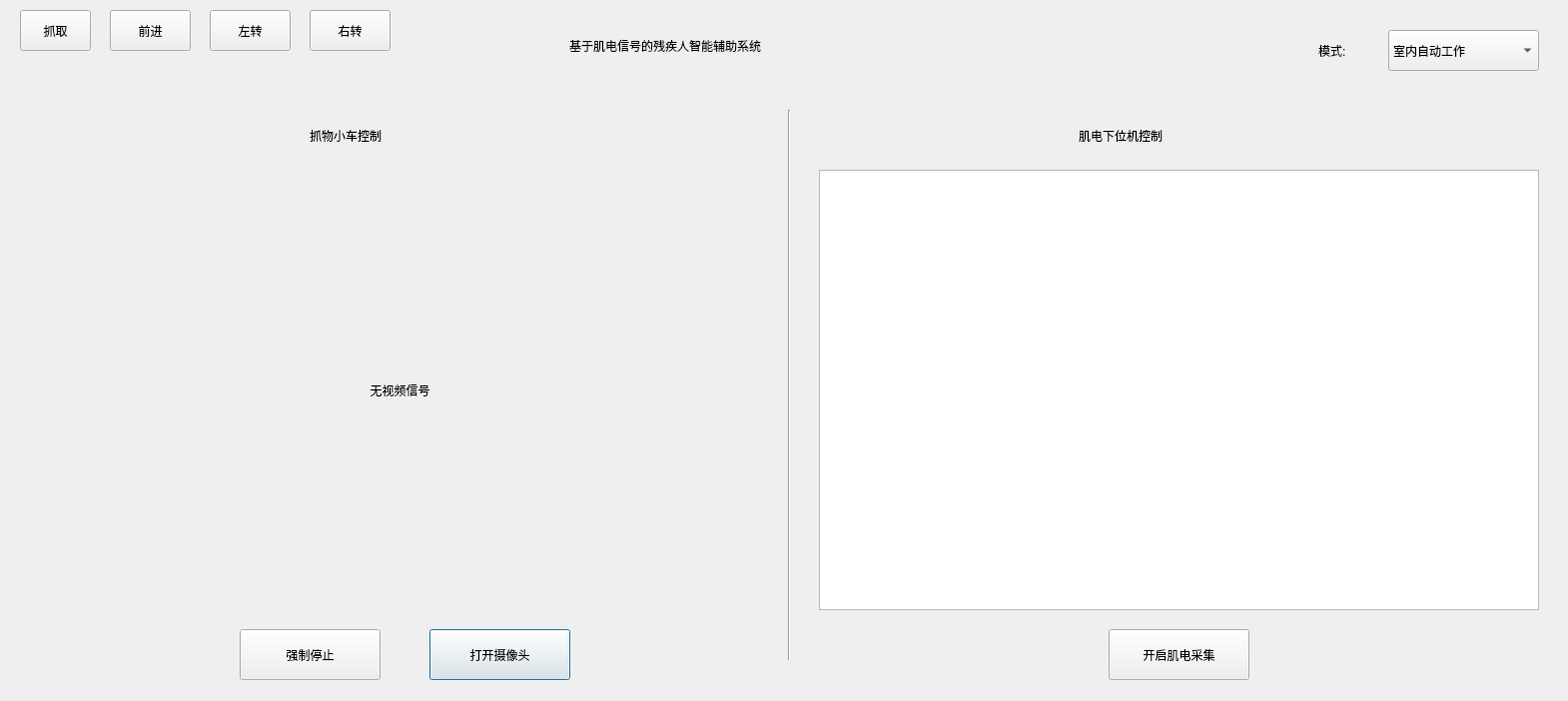
<?xml version="1.0" encoding="UTF-8"?>
<ui version="4.0">
 <class>main</class>
 <widget class="QDialog" name="main">
  <property name="geometry">
   <rect>
    <x>0</x>
    <y>0</y>
    <width>1570</width>
    <height>702</height>
   </rect>
  </property>
  <property name="windowTitle">
   <string>Dialog</string>
  </property>
  <widget class="QLabel" name="video">
   <property name="geometry">
    <rect>
     <x>40</x>
     <y>170</y>
     <width>721</width>
     <height>441</height>
    </rect>
   </property>
   <property name="styleSheet">
    <string notr="true">font: 14pt &quot;黑体&quot;;</string>
   </property>
   <property name="text">
    <string>无视频信号</string>
   </property>
   <property name="alignment">
    <set>Qt::AlignCenter</set>
   </property>
  </widget>
  <widget class="QLabel" name="label_2">
   <property name="geometry">
    <rect>
     <x>570</x>
     <y>20</y>
     <width>451</width>
     <height>51</height>
    </rect>
   </property>
   <property name="styleSheet">
    <string notr="true">font: 16pt &quot;方正小标宋简体&quot;;</string>
   </property>
   <property name="text">
    <string>基于肌电信号的残疾人智能辅助系统</string>
   </property>
  </widget>
  <widget class="QTextBrowser" name="textBrowser">
   <property name="geometry">
    <rect>
     <x>820</x>
     <y>170</y>
     <width>721</width>
     <height>441</height>
    </rect>
   </property>
   <property name="styleSheet">
    <string notr="true">font: 12pt &quot;黑体&quot;;</string>
   </property>
   <property name="html">
    <string>&lt;!DOCTYPE HTML PUBLIC &quot;-//W3C//DTD HTML 4.0//EN&quot; &quot;http://www.w3.org/TR/REC-html40/strict.dtd&quot;&gt;
&lt;html&gt;&lt;head&gt;&lt;meta name=&quot;qrichtext&quot; content=&quot;1&quot; /&gt;&lt;style type=&quot;text/css&quot;&gt;
p, li { white-space: pre-wrap; }
&lt;/style&gt;&lt;/head&gt;&lt;body style=&quot; font-family:'黑体'; font-size:12pt; font-weight:400; font-style:normal;&quot;&gt;
&lt;p style=&quot;-qt-paragraph-type:empty; margin-top:0px; margin-bottom:0px; margin-left:0px; margin-right:0px; -qt-block-indent:0; text-indent:0px; font-size:14pt;&quot;&gt;&lt;br /&gt;&lt;/p&gt;&lt;/body&gt;&lt;/html&gt;</string>
   </property>
  </widget>
  <widget class="QPushButton" name="cameraButton">
   <property name="geometry">
    <rect>
     <x>430</x>
     <y>630</y>
     <width>141</width>
     <height>51</height>
    </rect>
   </property>
   <property name="styleSheet">
    <string notr="true">font: 11pt &quot;黑体&quot;;</string>
   </property>
   <property name="text">
    <string>打开摄像头</string>
   </property>
  </widget>
  <widget class="QPushButton" name="grabButton">
   <property name="geometry">
    <rect>
     <x>20</x>
     <y>10</y>
     <width>71</width>
     <height>41</height>
    </rect>
   </property>
   <property name="styleSheet">
    <string notr="true">font: 11pt &quot;黑体&quot;;</string>
   </property>
   <property name="text">
    <string>抓取</string>
   </property>
  </widget>
  <widget class="QPushButton" name="resetButton">
   <property name="geometry">
    <rect>
     <x>240</x>
     <y>630</y>
     <width>141</width>
     <height>51</height>
    </rect>
   </property>
   <property name="styleSheet">
    <string notr="true">font: 11pt &quot;黑体&quot;;</string>
   </property>
   <property name="text">
    <string>强制停止</string>
   </property>
  </widget>
  <widget class="QPushButton" name="emgButton">
   <property name="geometry">
    <rect>
     <x>1110</x>
     <y>630</y>
     <width>141</width>
     <height>51</height>
    </rect>
   </property>
   <property name="styleSheet">
    <string notr="true">font: 11pt &quot;黑体&quot;;</string>
   </property>
   <property name="text">
    <string>开启肌电采集</string>
   </property>
  </widget>
  <widget class="Line" name="line">
   <property name="geometry">
    <rect>
     <x>780</x>
     <y>110</y>
     <width>20</width>
     <height>551</height>
    </rect>
   </property>
   <property name="orientation">
    <enum>Qt::Vertical</enum>
   </property>
  </widget>
  <widget class="QLabel" name="label">
   <property name="geometry">
    <rect>
     <x>310</x>
     <y>100</y>
     <width>181</width>
     <height>71</height>
    </rect>
   </property>
   <property name="styleSheet">
    <string notr="true">font: 16pt &quot;新宋体&quot;;</string>
   </property>
   <property name="text">
    <string>抓物小车控制</string>
   </property>
  </widget>
  <widget class="QLabel" name="label_3">
   <property name="geometry">
    <rect>
     <x>1080</x>
     <y>100</y>
     <width>201</width>
     <height>71</height>
    </rect>
   </property>
   <property name="styleSheet">
    <string notr="true">font: 16pt &quot;新宋体&quot;;</string>
   </property>
   <property name="text">
    <string>肌电下位机控制</string>
   </property>
  </widget>
  <widget class="QPushButton" name="forwardButton">
   <property name="geometry">
    <rect>
     <x>110</x>
     <y>10</y>
     <width>81</width>
     <height>41</height>
    </rect>
   </property>
   <property name="styleSheet">
    <string notr="true">font: 11pt &quot;黑体&quot;;</string>
   </property>
   <property name="text">
    <string>前进</string>
   </property>
  </widget>
  <widget class="QPushButton" name="leftButton">
   <property name="geometry">
    <rect>
     <x>210</x>
     <y>10</y>
     <width>81</width>
     <height>41</height>
    </rect>
   </property>
   <property name="styleSheet">
    <string notr="true">font: 11pt &quot;黑体&quot;;</string>
   </property>
   <property name="text">
    <string>左转</string>
   </property>
  </widget>
  <widget class="QPushButton" name="rightButton">
   <property name="geometry">
    <rect>
     <x>310</x>
     <y>10</y>
     <width>81</width>
     <height>41</height>
    </rect>
   </property>
   <property name="styleSheet">
    <string notr="true">font: 11pt &quot;黑体&quot;;</string>
   </property>
   <property name="text">
    <string>右转</string>
   </property>
  </widget>
  <widget class="QComboBox" name="comboBox">
   <property name="geometry">
    <rect>
     <x>1390</x>
     <y>30</y>
     <width>151</width>
     <height>41</height>
    </rect>
   </property>
   <property name="styleSheet">
    <string notr="true">font: 12pt &quot;黑体&quot;;</string>
   </property>
   <item>
    <property name="text">
     <string>室内自动工作</string>
    </property>
   </item>
   <item>
    <property name="text">
     <string>室外手动驾驶</string>
    </property>
   </item>
  </widget>
  <widget class="QLabel" name="label_4">
   <property name="geometry">
    <rect>
     <x>1320</x>
     <y>30</y>
     <width>71</width>
     <height>41</height>
    </rect>
   </property>
   <property name="styleSheet">
    <string notr="true">font: 14pt &quot;黑体&quot;;</string>
   </property>
   <property name="text">
    <string>模式:</string>
   </property>
  </widget>
 </widget>
 <resources/>
 <connections/>
</ui>
